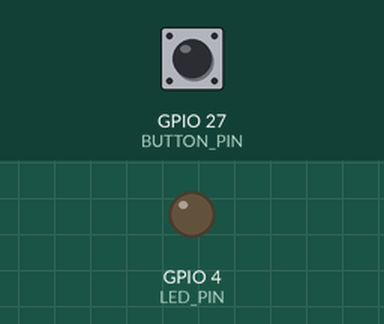
This program was run on a simulated ESP32. Parts: output pins drawn as LEDs (lit = HIGH). Inputs (shaded band) come from the test bench; at power-on: GPIO 27 (BUTTON_PIN) HIGH.

Above: at 1.2 s.
1.3 s: GPIO 27 (BUTTON_PIN) pulled LOW for 0.15 s
At 1.9 s:
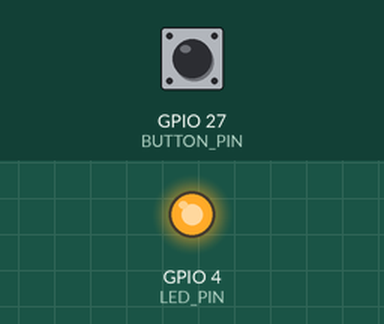
2.9 s: GPIO 27 (BUTTON_PIN) pulled LOW for 1 s
At 4.3 s:
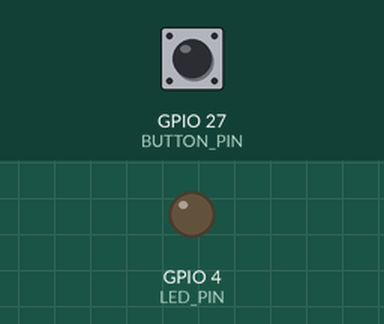
5.4 s: GPIO 27 (BUTTON_PIN) pulled LOW for 3.2 s
At 6.2 s:
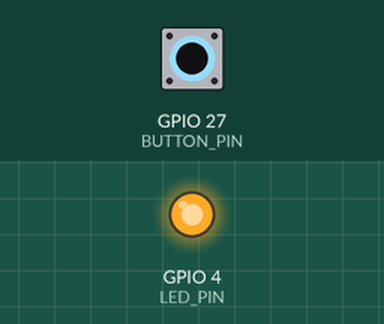
Timing chart, 0 to 8.4 s (numbered marks = the images above; inputs shaded):
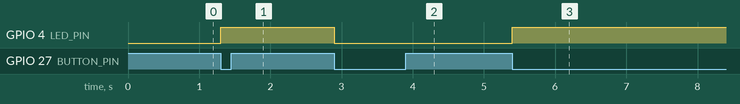

Measured:
- after the input at 1.3 s, GPIO 4 (LED_PIN): LOW → HIGH at once
- after the input at 2.9 s, GPIO 4 (LED_PIN): HIGH → LOW at once
- after the input at 5.4 s, GPIO 4 (LED_PIN): LOW → HIGH at once

The program:

main.cpp
```cpp
#include <Arduino.h>

#define LED_PIN     4      // On-board LED
#define BUTTON_PIN  27     // Button to GND
#define DEBOUNCE_MS 50     // Debounce time

volatile bool ledState = false;         // LED state (on/off)
volatile uint32_t lastButtonMs = 0;     // Last button press time
////////////////////1024 FAREENA SHAHBAZ/////////
// Button ISR: toggle LED (with debounce)
void IRAM_ATTR onButton() {
  uint32_t now = millis();
  if (now - lastButtonMs > DEBOUNCE_MS) {
    lastButtonMs = now;
    ledState = !ledState;               // Toggle state
    digitalWrite(LED_PIN, ledState);    // Turn LED ON or OFF
  }
}

void setup() {
  pinMode(LED_PIN, OUTPUT);
  pinMode(BUTTON_PIN, INPUT_PULLUP);

  // Button interrupt (FALLING = pressed)
  attachInterrupt(BUTTON_PIN, onButton, FALLING);
}

void loop() {
  // nothing needed, all handled by interrupt
}
```
